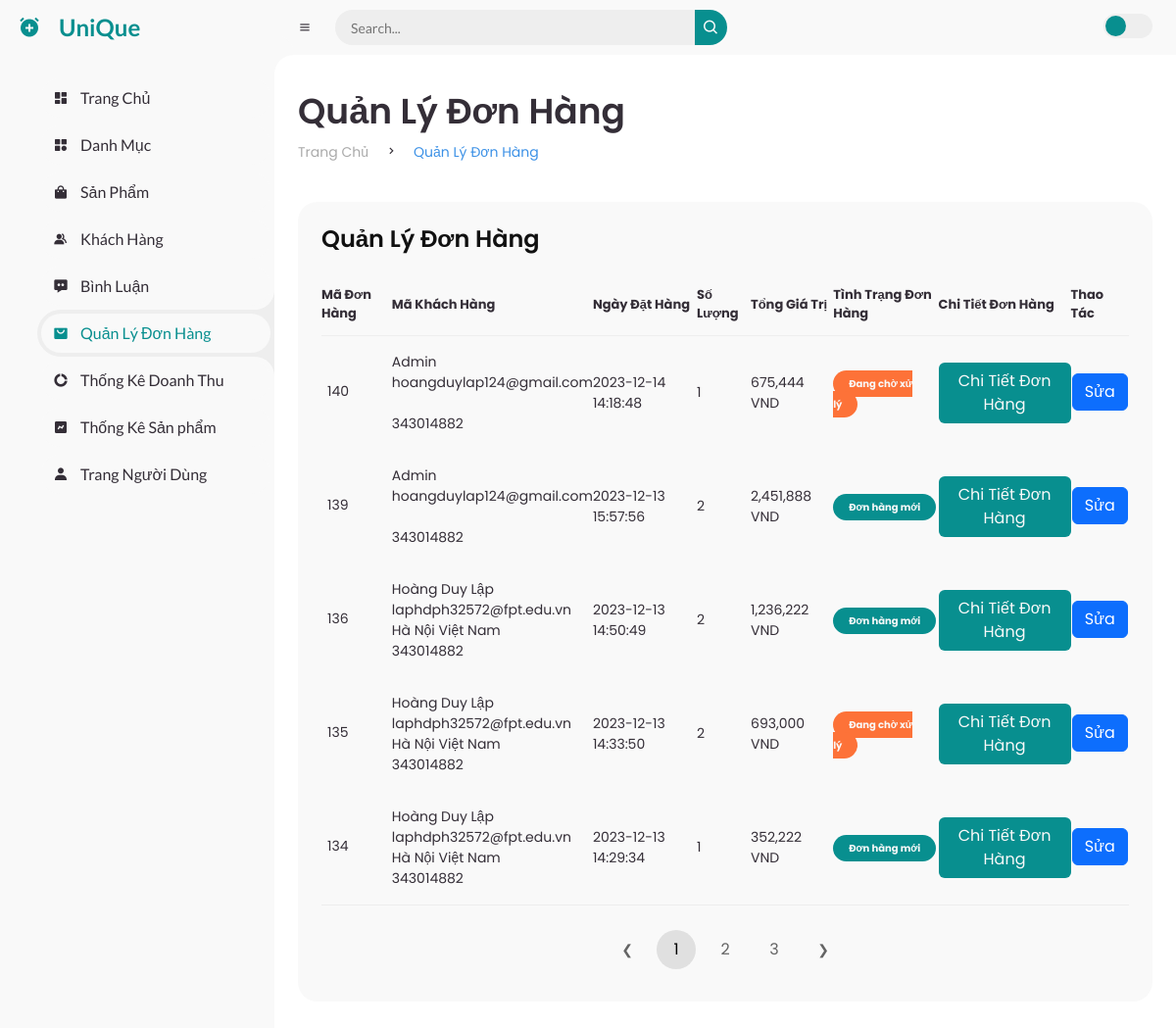
Page /admin/index.php?act=listdonhang on the committed database.
### tables this page shows
CREATE TABLE `bill` (
  `id_bill` int(11) NOT NULL,
  `id_user` int(11) DEFAULT NULL,
  `name` varchar(100) NOT NULL,
  `tel` int(11) NOT NULL,
  `email` varchar(100) NOT NULL,
  `address` varchar(100) NOT NULL,
  `date` datetime NOT NULL DEFAULT current_timestamp(),
  `payment` tinyint(4) NOT NULL DEFAULT 1 COMMENT '1.Thanh toán khi nhận hàng ',
  `bill_startus` tinyint(4) NOT NULL DEFAULT 0 COMMENT '4.Đơn hàng mới ,\r\n0.Đang xử lí ,\r\n1.Đang giao hàng, \r\n2.Đã giao hàng ',
  `total` int(11) NOT NULL DEFAULT 0
);

### Models/connect.php (called while the page is built, shortened)
<?php
function pdo_get_connection(){
    $servername = "localhost";
    $username = "root";
    $password = "";
    try {
    $conn = new PDO("mysql:host=$servername;dbname=duan1", $username, $password);
    $conn->setAttribute(PDO::ATTR_ERRMODE, PDO::ERRMODE_EXCEPTION);
    return $conn;
    } catch(PDOException $e) {
    echo "Kết nối thất bại: " . $e->getMessage();
    }
}
function pdo_query($sql, ...$sql_args) {
    try {
        $conn = Pdo_get_connection();
        $stmt = $conn->prepare($sql);
        $stmt->execute($sql_args);
        return $stmt->fetchAll();
    } catch (PDOException $e) {
        throw $e;
    } finally {
        unset($conn);
    }
}
?>

### Models/cart.php (called while the page is built, shortened)
<?php
function loadAll_bill($id_User, $start, $limit) {
    $sql = "select * from bill where 1";
    $sql .= " order by id_bill desc";
    $sql .= " limit $start ,$limit";
    return pdo_query($sql);
}
function get_ttdh($l) {
    switch($l) {
        case '0':
            return "Đơn hàng mới ";
        case '1':
            return "Đang chờ xử lý";
    }
}
function count_sl($id_bill) {
    $sql = "select * from cart where id_bill =".$id_bill;
    return sizeof(pdo_query($sql));
}
?>

### admin/Qldonhang/list.php (the view, shortened to what this page needs)
<main>
    <div class="head-title">
        <div class="left">
            <h1>Quản Lý Đơn Hàng</h1>
            <ul class="breadcrumb">
                <li>
                    <a href="index.php?act=home">Trang Chủ</a>
                </li>
                <li>
                    <i class='bx bx-chevron-right'></i>
                </li>
                <li>
                    <a class="active" href="#">Quản Lý Đơn Hàng </a>
                </li>
            </ul>
        </div>
    </div>
    <div class="table-data">
        <div class="order">
            <div class="head">
                <h3>Quản Lý Đơn Hàng</h3>
            </div>
            <table>
                <thead>
                    <tr>
                        <th>Mã Đơn Hàng</th>
                        <th>Mã Khách Hàng</th>
                        <th>Ngày Đặt Hàng</th>
                        <th>Số Lượng</th>
                        <th>Tổng Giá Trị</th>
                        <th>Tình Trạng Đơn Hàng</th>
                        <th>Chi Tiết Đơn Hàng</th>
                        <th>Thao Tác</th>
                    </tr>
                </thead>
                <tbody>
                    <?php foreach ($loadAll_bill as $key => $bill):
                        extract($bill);
                        $kh = $bill["name"] . '<br>
                    ' . $bill["email"] . '<br>
                    ' . $bill["address"] . '<br>
                    ' . $bill["tel"];
                        $count_sl = count_sl($bill["id_bill"]);
                        $trangthaidh = get_ttdh($bill["bill_startus"]);
                        $detail_Dh = 'index.php?act=order_detail&id_bill=' . $bill["id_bill"];
                        $edit = "index.php?act=editdh&id_dh=" . $bill["id_bill"];
                        ?>
                        <tr class="tr-shadow box2">
                            <td>
                                <?= $bill["id_bill"] ?>
                            </td>
                            <td>
                                <?= $kh ?>
                            </td>
                            <td>
                                <?= $bill["date"] ?>
                            </td>
                            <td>
                                <?= $count_sl ?>
                            </td>
                            <td>
                                <?= number_format($bill['total'], 0, '.', ',') ?> VND
                            </td>
                            <td>
                                <span class="
                                <?php
                                if ($bill["bill_startus"] == 0) {
                                    echo 'status completed';
                                } elseif ($bill["bill_startus"] == 1) {
                                    echo 'status pending';
                                } elseif ($bill["bill_startus"] == 2) {
                                    echo 'status cancel';
                                } elseif ($bill["bill_startus"] == 3) {
                                    echo 'status process';
                                } elseif ($bill["bill_startus"] == 4) {
                                    echo 'status  bluecheck';
                                } ?>
                        ">
                                    <?= $trangthaidh ?>
                                </span>
                            </td>
                            <td>
                                <a href="<?= $detail_Dh ?>">
                                    <button class="btn btn-submit">Chi Tiết Đơn Hàng
                                    </button>
                                </a>
                            </td>
                            <td class="d-flex justify-content-around" style="gap: 5px ;line-height: 80px">
                                <?php
                                if ($bill["bill_startus"] == 3 || $bill["bill_startus"] == 4) { ?>
                                    <a href=" <?= $edit ?>  ">
                                    </a>
                                    <?php
                                } else {
                                    ?>
                                    <a href=" <?= $edit ?>  " class="">
                                        <button class="btn btn-primary  ">Sửa
                                        </button>
                                    </a>
                                    <?php
                                }
                                ?>
                            </td>
                        </tr>
                    <?php endforeach; ?>
                </tbody>
            </table>
            <div class="pagination__wrapper">
                <ul class="pagination">
                    <li><a href="index.php?act=listdonhang&page=<?= $page > 1 ? $page - 1 : 1 ?>" class="prev"
                            title="Trang trước">&#10094;</a></li>
                    <?php
                    $Pagepagination = ceil($countDh / $limit);
                    for ($i = 1; $i <= $Pagepagination; $i++):
                        ?>
                        <li>
                            <a href="index.php?act=listdonhang&page=<?= $i ?>" class="<?= $i == $page ? 'active' : '' ?>">
                                <?= $i ?>
                            </a>
                        </li>
                    <?php endfor; ?>
                    <li><a href="index.php?act=listdonhang&page=<?= $page < $Pagepagination ? $page + 1 : $page ?>"
                            class="next" title="Trang tiếp theo">&#10095;</a></li>
                </ul>
            </div>
        </div>
    </div>
</main>

### admin/css/style.css (style rules this page uses)
* { margin: 0; padding: 0; box-sizing: border-box; }
a { text-decoration: none; }
li { list-style: none; }
:root { --poppins: 'Poppins', sans-serif; --lato: 'Lato', sans-serif; --light: #F9F9F9; --blue: #3C91E6; --light-blue: #CFE8FF; --grey: #eee; --dark-grey: #AAAAAA; --dark: #342E37; --red: #DB504A; --yellow: #ebc753; --light-yellow: #FFF2C6; --orange: #FD7238; --light-orange: #FFE0D3; --green: #088F8F; --light-green: #E6FFFA; --red: #DB504A; }
.btn-submit { background-color: var(--green); color: var(--light); }
html { overflow-x: hidden; }
body { background: var(--grey); overflow-x: hidden; }
#content main { width: 100%; padding: 36px 24px; font-family: var(--poppins); max-height: calc(100vh - 56px); overflow-y: auto; }
#content main .head-title { display: flex; align-items: center; justify-content: space-between; grid-gap: 16px; flex-wrap: wrap; }
#content main .head-title .left h1 { font-size: 36px; font-weight: 600; margin-bottom: 10px; color: var(--dark); }
#content main .head-title .left .breadcrumb { display: flex; align-items: center; grid-gap: 16px; }
#content main .head-title .left .breadcrumb li { color: var(--dark); }
#content main .head-title .left .breadcrumb li a { color: var(--dark-grey); pointer-events: none; }
#content main .head-title .left .breadcrumb li a.active { color: var(--blue); pointer-events: unset; }
#content main .table-data { display: flex; flex-wrap: wrap; grid-gap: 24px; margin-top: 24px; width: 100%; color: var(--dark); }
#content main .table-data>div { border-radius: 20px; background: var(--light); padding: 24px; overflow-x: auto; }
#content main .table-data .head { display: flex; align-items: center; grid-gap: 16px; margin-bottom: 24px; }
#content main .table-data .head h3 { margin-right: auto; font-size: 24px; font-weight: 600; }
#content main .table-data .order { flex-grow: 1; flex-basis: 500px; }
#content main .table-data .order table { width: 100%; border-collapse: collapse; }
#content main .table-data .order table th { padding-bottom: 12px; font-size: 13px; text-align: left; border-bottom: 1px solid var(--grey); }
#content main .table-data .order table td { padding: 16px 0; }
#content main .table-data .order table tr td:first-child { display: flex; align-items: center; grid-gap: 12px; padding-left: 6px; }
#content main .table-data .order table tr td .status { font-size: 10px; padding: 6px 16px; color: var(--light); border-radius: 20px; font-weight: 700; }
#content main .table-data .order table tr td .status.completed { background: var(--green); }
#content main .table-data .order table tr td .status.pending { background: var(--orange); }

### rows in the picture
bill: id_bill "140", name "Admin", email "hoangduylap124@gmail.com", tel "343014882", date "2023-12-14 14:18:48", count_sl "1", total "675,444", bill_startus "Đang chờ xử lý"
bill: id_bill "139", name "Admin", email "hoangduylap124@gmail.com", tel "343014882", date "2023-12-13 15:57:56", count_sl "2", total "2,451,888", bill_startus "Đơn hàng mới"
bill: id_bill "136", name "Hoàng Duy Lập", email "laphdph32572@fpt.edu.vn", address "Hà Nội Việt Nam", tel "343014882", date "2023-12-13 14:50:49", count_sl "2", total "1,236,222", bill_startus "Đơn hàng mới"
bill: id_bill "135", name "Hoàng Duy Lập", email "laphdph32572@fpt.edu.vn", address "Hà Nội Việt Nam", tel "343014882", date "2023-12-13 14:33:50", count_sl "2", total "693,000", bill_startus "Đang chờ xử lý"
bill: id_bill "134", name "Hoàng Duy Lập", email "laphdph32572@fpt.edu.vn", address "Hà Nội Việt Nam", tel "343014882", date "2023-12-13 14:29:34", count_sl "1", total "352,222", bill_startus "Đơn hàng mới"
